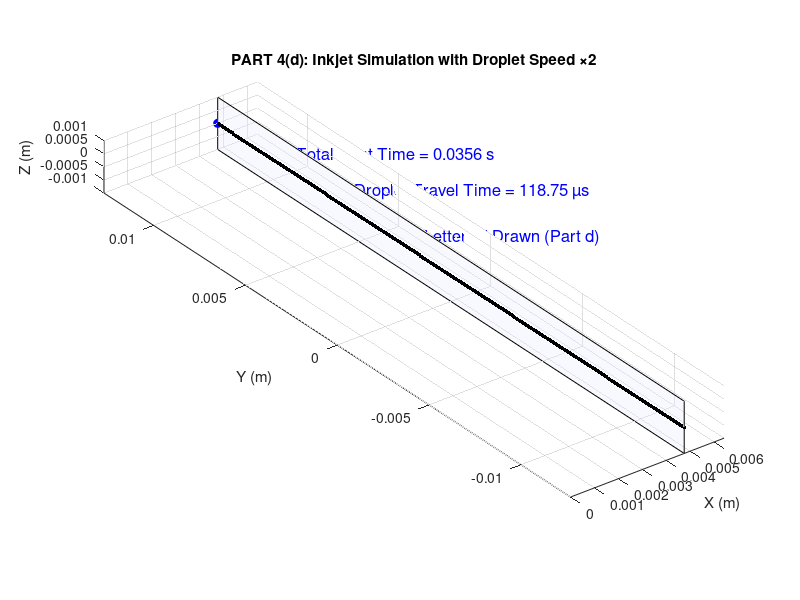

The MATLAB source for this figure:
%--------------------------------------------------------------
% PART 4(d): Drawing a Vertical Line "I"
% Horizontal droplet speed is TWOfold increased → v = 40 m/s
% Real-time simulation (minimal total time)
%--------------------------------------------------------------
clear; clc; close all;

%------------------- Given Parameters -------------------------
v = 2 * 20;              % TWOfold increased speed: 40 m/s
L1 = 0.5e-3;             % m
L2 = 1.25e-3;            % m
D  = 3e-3;               % m

% Total flight distance
L_total = L1 + L2 + D;

% New travel time
t_travel = L_total / v;     % ~118.75 microseconds
fprintf("Droplet travel time = %.2f microseconds\n", t_travel*1e6);

%------------------- Printing Parameters ----------------------
dpi = 300;
spacing = 0.0254 / dpi;
line_length = 25.4e-3;      % 1 inch
N = round(line_length / spacing);

% Minimal printing time
dt_fire = t_travel;
total_time = N * dt_fire;

fprintf("Total time to draw I = %.4f seconds\n", total_time);

%------------------- Figure Setup -----------------------------
figure('Color','w');
hold on; grid on; axis equal;
xlabel('X (m)'); ylabel('Y (m)'); zlabel('Z (m)');
title('PART 4(d): Inkjet Simulation with Droplet Speed ×2');

xlim([0 L_total * 1.35]);
ylim([-line_length/2 line_length/2]);
zlim([-1e-3 1e-3]);

% Paper plane
paperX = L_total;
fill3([paperX paperX paperX paperX], ...
     [-line_length/2 line_length/2 line_length/2 -line_length/2], ...
     [-1e-3 -1e-3 1e-3 1e-3], [0.9 0.9 1], 'FaceAlpha', 0.3);

%------------------- Right-Side Annotations --------------------
textX = L_total * 1.18;

text(textX, line_length/2 * 0.75, 0, ...
    sprintf("Total Print Time = %.4f s", total_time), ...
    'FontSize',12,'Color','b');

text(textX, line_length/2 * 0.50, 0, ...
    sprintf("Droplet Travel Time = %.2f µs", t_travel*1e6), ...
    'FontSize',12,'Color','b');

text(textX, line_length/2 * 0.20, 0, ...
    'Letter "I" Drawn (Part d)', ...
    'FontSize',12,'Color','b');

%------------------- Droplet Initialization -------------------
droplet = plot3(0,0,0,'bo','MarkerFaceColor','b','MarkerSize',6);
drawnow;

% Y positions for droplets
y_points = linspace(-line_length/2, line_length/2, N);

%------------------- Simulation Loop --------------------------
tic;

for i = 1:N

    y_final = y_points(i);

    t_local = linspace(0, t_travel, 12);
    x = v * t_local;
    y = y_final * ones(size(t_local));
    z = zeros(size(t_local));

    % Animate droplet flight
    for k = 1:length(t_local)
        set(droplet, 'XData', x(k),'YData', y(k),'ZData', z(k));
        drawnow limitrate;
    end

    % Print droplet
    plot3(paperX, y_final, 0, 'k.', 'MarkerSize', 10);
    drawnow limitrate;

    % Real-time pacing
    elapsed = toc;
    target = i * dt_fire;
    if elapsed < target
        pause(target - elapsed);
    end
end

hold off;
